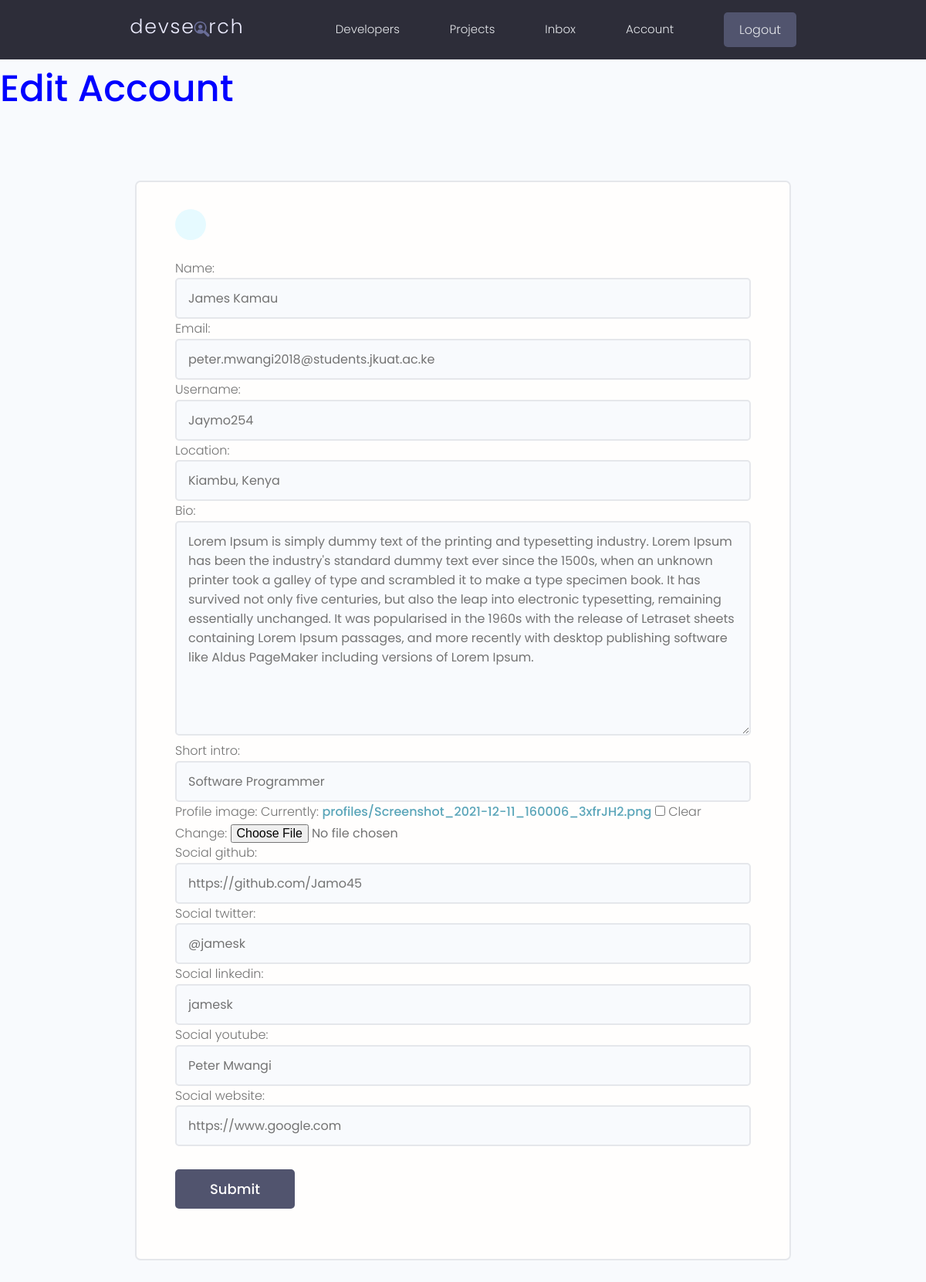
The app's page /edit-account/ (signed in) with its own data.
### Users/models.py (models this page shows, shortened)
class Profile(Model):
    user = OneToOneField(User, on_delete=CASCADE, null=True, blank=True)
    name = CharField(max_length=200, blank=True, null=True)
    email = EmailField(max_length=500, blank=True, null=True)
    username = CharField(max_length=200, blank=True, null=True)
    location = CharField(max_length=200, blank=True, null=True)
    short_intro = CharField(max_length=200, blank=True, null=True)
    bio = TextField(blank=True, null=True)
    profile_image = ImageField(null=True, blank=True, upload_to='profiles/', default='profiles/user-default.png')
    social_github = CharField(max_length=200, blank=True, null=True)
    social_twitter = CharField(max_length=200, blank=True, null=True)
    social_linkedin = CharField(max_length=200, blank=True, null=True)
    social_youtube = CharField(max_length=200, blank=True, null=True)
    social_website = CharField(max_length=200, blank=True, null=True)
    created = DateTimeField(auto_now_add=True)
    id = UUIDField(default=uuid.uuid4, unique=True, primary_key=True, editable=False)
    class Meta:
        ordering = ['username']

### Users/views.py (the view)
# urls.py: path('edit-account/', editAccount, name='edit-account'),
@login_required(login_url="login")
def editAccount(request):
    profile = request.user.profile
    form = ProfileForm(instance=profile)
    if request.method == "POST":
        form = ProfileForm(request.POST, request.FILES, instance=profile)
        if form.is_valid():
            form.save()
            return redirect('account')
    return render(request, 'Users/profile_form.html', {
        'form': form,
    })

### Users/forms.py
class ProfileForm(ModelForm):
    class Meta:
        model = Profile
        fields = [
            'name','email','username','location','bio','short_intro',
            'profile_image','social_github','social_twitter','social_linkedin',
            'social_youtube','social_website',
        ]
    def __init__(self,*args,**kwargs):
        super(ProfileForm, self).__init__(*args, **kwargs)
        for name, field in self.fields.items():
            field.widget.attrs.update({'class':'input'})

### Users/templates/Users/profile_form.html (shortened to what this page needs)
{% extends 'main.html' %}
{% block content %}
<h1> Edit Account </h1>
<main class="formPage my-xl">
    <div class="content-box">
        <div class="formWrapper">
            <a class="backButton" href="{% url 'account' %}"></a>
            <br>
            <form method="POST" action="{% url 'edit-account' %}" enctype="multipart/form-data">
                {{ form.as_p }}
                <input class="btn btn--sub btn--lg  my-md" type="submit" value="Submit" />
            </form>
        </div>
    </div>
</main>
{% endblock content %}

### static/css/app.css (style rules this page uses)
:root { --color-sub: #2d2d39; }
h1 { color:blue; }
.btn--sub { background-color: var(--color-sub-light); }
.content-box { width: 95%; max-width: 85rem; margin: 0 auto; }
.backButton { background: var(--color-main-light); color: var(--color-main); width: 4rem; height: 4rem; display: flex; align-items: center; justify-content: center; border-radius: 50%; }
.formPage .formWrapper { list-style: none; background: var(--color-white); padding: 3.5rem 5rem; border: 2px solid var(--color-light); border-radius: 0.7rem; }

### static/uikit/styles/modules/_variables.css (style rules this page uses)
:root { --color-main: #5aa5b9; --color-main-light: #e6faff; --color-sub: #3f4156; --color-sub-light: #51546e; --color-sub-lighter: #ededfd; --color-text: #737373; --color-gray: #8b8b8b; --color-light: #e5e7eb; --color-light-gray: #767676; --color-bg: #f8fafd; --color-white: #fffefd; --color-white-light: #f3f3f3; --color-success: #359e64; --color-success-bg: #def8e8; --color-error: #fc4b0b; --color-error-bg: #fff2ee; --font-base: 'Poppins', arial, helvetica, 'Segoe UI', roboto, ubuntu, sans-serif; --font-monospace: 'Fira Code', 'Courier New', courier, monospace; --font-regular: 300; --font-medium: 500; --font-bold: 700; --generic-shadow: 1px 1px 5px #00000010; --generic-transition: all 0.3s ease-in-out; }

### static/uikit/styles/modules/_base.css (style rules this page uses)
* { margin: 0; padding: 0; box-sizing: border-box; text-rendering: optimizeLegibility; color: inherit; font-size: inherit; }
html { font-size: 50%; }
@media only screen and (min-width: 480px) { html { font-size: 56.25%; } }
@media only screen and (min-width: 1200px) { html { font-size: 62.5%; } }
body { line-height: 1.6; font-weight: 400; font-size: 1.5rem; color: var(--color-text); background-color: var(--color-bg); min-height: 100vh; }

### static/uikit/styles/modules/_typography.css (style rules this page uses)
* { font-family: var(--font-base); }
h1 { font-size: 4.8rem; font-weight: var(--font-medium); }
p, span, strong { font-size: 1.6rem; color: var(--color-text); font-weight: var(--font-regular); }
a { padding-bottom: 2px; text-decoration: none; display: inline-block; color: var(--color-main); font-weight: var(--font-medium); }

### static/uikit/styles/modules/_utilities.css (style rules this page uses)
.my-md { margin: 3rem auto; }
.my-xl { margin: 8rem auto; }

### static/uikit/styles/modules/_button.css (style rules this page uses)
.btn { display: inline-block; position: relative; cursor: pointer; background-color: var(--color-light); font-weight: var(--font-medium); color: var(--color-sub); text-decoration: none; padding: 1rem 2rem; border-radius: 0.5rem; border: none; width: -webkit-fit-content; width: -moz-fit-content; width: fit-content; height: -webkit-fit-content; height: -moz-fit-content; height: fit-content; font-size: 1.6rem; outline-width: 0; outline-color: transparent; -webkit-backface-visibility: hidden; backface-visibility: hidden; transition: all 0.3s ease-in-out; }
.btn--sub { background-color: var(--color-sub); color: var(--color-white); }
.btn--lg { font-size: 1.8rem; padding: 1.2rem 4.5rem; }

### static/uikit/styles/modules/_form.css (style rules this page uses)
input.input[type='text'], input.input[type='email'], input.input[type='password'], input.input[type='number'], textarea.input { min-width: 24rem; width: 100%; padding: 1.2rem 1.5rem; border-radius: 0.5rem; border: 2px solid var(--color-light); transition: all 0.3s ease-in-out; background-color: var(--color-bg); }

### records on screen
Profile: name "James Kamau", email "peter.mwangi2018@students.jkuat.ac.ke", username "Jaymo254", location "Kiambu, Kenya", bio "Lorem Ipsum is simply dummy text of the printing and typesetting industry. Lorem Ipsum has been the industry's standard dummy text ever since the 1500s, when an unknown printer took a galley of type and scrambled it to make a type specimen book. It has survived not only five centuries, but also the leap into electronic typesetting, remaining essentially unchanged. It was popularised in the 1960s with the release of Letraset sheets containing Lorem Ipsum passages, and more recently with desktop publishing software like Aldus PageMaker including versions of Lorem Ipsum.", short_intro "Software Programmer", social_github "https://github.com/Jamo45", social_twitter "@jamesk", social_linkedin "jamesk", social_youtube "Peter Mwangi", social_website "https://www.google.com"
